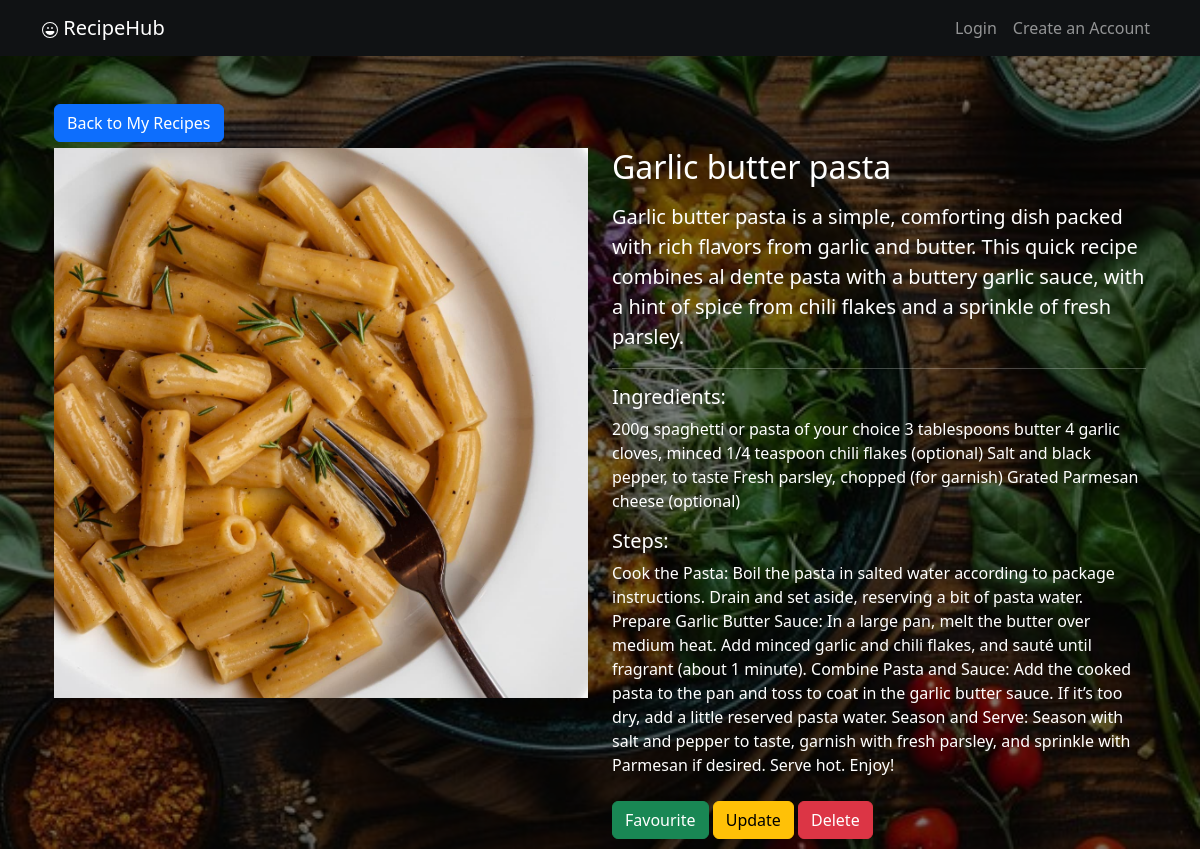
Screenshot of /recipe/12/?from=my_recipes with the database file from the repository.
### Recipe_app/models.py (models this page shows, shortened)
class Recipe(models.Model):
    title = models.CharField(max_length=255)
    description = models.TextField()
    ingredients = models.TextField()
    instructions = models.TextField()
    recipe_image = models.ImageField(upload_to='recipe_images/', null=True, blank=True)
    user = models.ForeignKey(User, on_delete=models.CASCADE)
    favorite = models.BooleanField(default=False)  # For marking favorite recipes
    shared = models.BooleanField(default=False)

### Recipe_app/views.py (the view)
# urls.py: path('recipe/<int:recipe_id>/', recipe_detail, name='recipe_detail'),
def recipe_detail(request, recipe_id):
    recipe = get_object_or_404(Recipe, id=recipe_id)
    from_page = request.GET.get('from', 'my_recipes')
    return render(request, 'recipe_detail.html', {'recipe': recipe, 'from_page': from_page})

### templates/recipe_detail.html (shortened to what this page needs)
{% extends "base.html" %}
{% load static %}
{% block content %}
<div class="container mt-5">
    <div class="row">
        <div class="col-12 mb-3">
            {% if from_page == 'fav' %}
                <a href="{% url 'favorite_recipes' %}" class="btn btn-primary">
                    <i class="bi bi-arrow-left"></i> Back to Favorite Recipes
                </a>
            {% elif from_page == 'foodie_club' %}
                <a href="{% url 'foodie_club' %}" class="btn btn-primary">
                    <i class="bi bi-arrow-left"></i> Back to Foodie Club
                </a>
            {% else %}
                <a href="{% url 'my_recipes' %}" class="btn btn-primary">
                     Back to My Recipes
                </a>
            {% endif %}
        </div>
        <div class="col-md-6" style="position: relative;  top: -10px;">
            <div class="image-container" style="position: relative; height: 550px;">
                {% if recipe.recipe_image %}
                    <img src="{{ recipe.recipe_image.url }}" class="img-fluid blur-background" alt="Recipe Image" style="width: 100%; height: 100%; object-fit: cover;">
                {% else %}
                    <img src="{% static 'images/placeholder.jpg' %}" class="img-fluid blur-background" alt="No Image Available" style="width: 100%; height: 100%; object-fit: cover;">
                {% endif %}
            </div>
        </div>
        <div class="col-md-6" style="position: relative; top: -10px;">
            <h2 class="mb-3">{{ recipe.title }}</h2>
            <p class="lead">{{ recipe.description }}</p>
            <hr>
            <h5>Ingredients:</h5>
            <p>{{ recipe.ingredients }}</p>
            <h5>Steps:</h5>
            <p>{{ recipe.instructions }}</p>
            <div class="mt-4">
                {% if from_page == 'my_recipes' or from_page == 'fav_recipe' and not recipe.shared %}
                <form method="POST" action="{% url 'toggle_favorite' recipe.id %}" class="d-inline">
                    <button type="submit" class="btn
                        {% if recipe.favorite %}btn-success{% else %}btn-outline-secondary{% endif %}">
                        Favourite
                    </button>
                </form>
                {% endif %}
                {% if from_page == 'my_recipes' or from_page == 'fav_recipe' and not recipe.shared and recipe.user == user %}
                    <a href="{% url 'update_recipe' recipe.id %}" class="btn btn-warning">Update</a>
                    <a href="{% url 'delete_recipe' recipe.id %}" class="btn btn-danger">Delete</a>
                {% endif %}
            </div>
        </div>
    </div>
</div>
{% endblock %}

### rows the page displays
Recipe: recipe_image (picture), title "Garlic butter pasta", description "Garlic butter pasta is a simple, comforting dish packed with rich flavors from garlic and butter. This quick recipe combines al dente pasta with a buttery garlic sauce, with a hint of spice from chili flakes and a sprinkle of fresh parsley.", ingredients "200g spaghetti or pasta of your choice 3 tablespoons butter 4 garlic cloves, minced 1/4 teaspoon chili flakes (optional) Salt and black pepper, to taste Fresh parsley, chopped (for garnish) Grated Parmesan cheese (optional)", instructions "Cook the Pasta: Boil the pasta in salted water according to package instructions. Drain and set aside, reserving a bit of pasta water. Prepare Garlic Butter Sauce: In a large pan, melt the butter over medium heat. Add minced garlic and chili flakes, and sauté until fragrant (about 1 minute). Combine Pasta and Sauce: Add the cooked pasta to the pan and toss to coat in the garlic butter sauce. If it’s too dry, add a little reserved pasta water. Season and Serve: Season with salt and pepper to taste, garnish with fresh parsley, and sprinkle with Parmesan if desired. Serve hot. Enjoy!"
